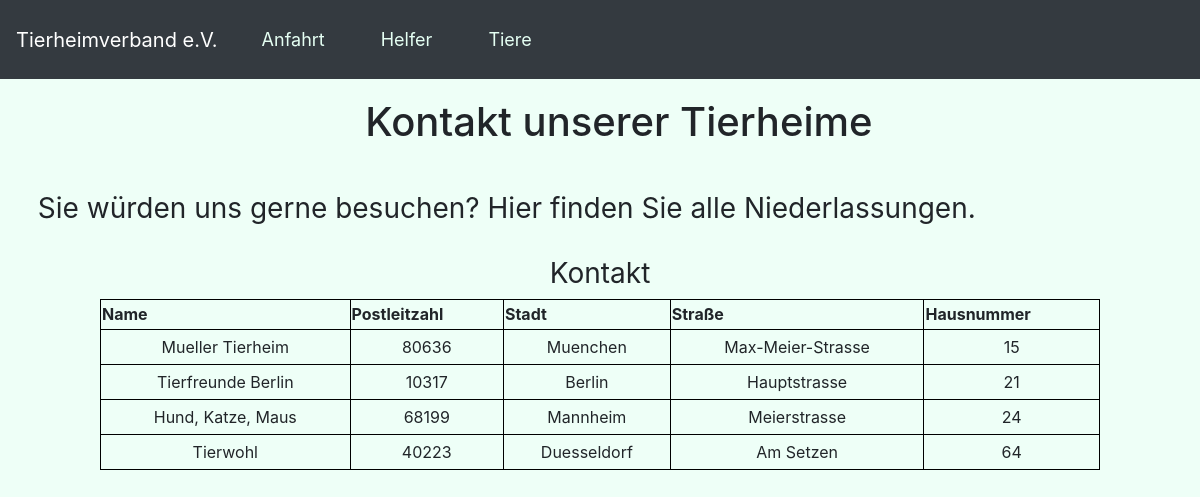
Page /UC1 on the committed database.
### database.py (models this page shows, shortened)
class Shelters(db.Model):
    id = db.Column(db.Integer, primary_key=True)
    shelter_name = db.Column(db.String(20), nullable=False)
    founded_at = db.Column(db.DateTime)
    manager = db.relationship('Managers', backref='shelters', lazy='dynamic',  cascade="all, delete-orphan")
    donation = db.relationship('Donations', backref='shelters', lazy='dynamic', )
    volunteer = db.relationship('Volunteers', backref='shelters', lazy='dynamic',   cascade="all, delete-orphan")
    animal = db.relationship('Animals', backref='shelters', lazy='dynamic',  cascade="all, delete-orphan")
    vet = db.Column(db.Integer, db.ForeignKey('vets.id'), nullable=True)
    address = db.Column(db.Integer, db.ForeignKey('addresses.id'), nullable=True)

class Addresses(db.Model):
    id = db.Column(db.Integer, primary_key=True)
    country_code = db.Column(db.String(2), nullable=False)
    zip_code = db.Column(db.String(10), nullable=False)
    city = db.Column(db.String(20), nullable=False)
    street = db.Column(db.String(20), nullable=False)
    number = db.Column(db.Integer, nullable=False)
    shelter = db.relationship('Shelters', backref='addresses', lazy='dynamic')
    vet = db.relationship('Vets', backref='addresses', lazy='dynamic')
    supplier = db.relationship('Suppliers', backref='addresses', lazy='dynamic')
    taker = db.relationship('Takers', backref='addresses', lazy='dynamic')

### database.py (the view)
@app.route('/UC1', methods=['POST', 'GET'])
def UC1():
    sql = text('select shelters.shelter_name, a.city,a.zip_code,a.street,a.number from shelters, addresses as a \
                where a.id == shelters.address')
    query = db.engine.execute(sql)
    result = [row for row in query]
    '''
    The select statement gets all the relevant information from the tabels shelters and addresses
    by querying the needed columens where the ID of addresses is equal
    to the forgein key written in shelters.addresses
    '''
    return render_template('UC1Anfahrt.html', places=result[:])

### templates/UC1Anfahrt.html (shortened to what this page needs)
{% extends 'base.html' %}
{% block head %}
<link rel="stylesheet" href="../static/css/UC1.css">
{% endblock %}
{% block body %}
<div style="padding-bottom: 15cm;">
    <div style="padding-left: 1cm; padding-top: .5cm;">
        <h1 style="text-align: center; padding-bottom: 1cm;">Kontakt unserer Tierheime</h1>
        <h3>Sie würden uns gerne besuchen? Hier finden Sie alle Niederlassungen.</h3><br>
    </div>
    <div class="content">
        <h3 style="text-align: center">Kontakt</h3>
        <table>
            <tr>
                <th>Name</th>
                <th>Postleitzahl</th>
                <th>Stadt</th>
                <th>Straße</th>
                <th>Hausnummer</th>
            </tr>
            {% for place in places %}
            <tr>
                <td>{{ place.shelter_name }}</td>
                <td>{{ place.zip_code }}</td>
                <td>{{ place.city }}</td>
                <td>{{ place.street }}</td>
                <td>{{ place.number }}</td>
            </tr>
            {% endfor %}
        </table>
    </div>
</div>
<br><br>
{% endblock %}

### templates/base.html (shortened to what this page needs)
<!DOCTYPE html>
<html lang="en">
    <head>
        <link rel="stylesheet" href="../static/css/main.css">
        <link rel="stylesheet" href="https://stackpath.bootstrapcdn.com/bootstrap/4.4.1/css/bootstrap.min.css">
        {% block head %}{% endblock %}
    </head>
    <body style="background-color: rgb(238, 255, 247);">
        {% block navbar %}
        <nav class="navbar navbar-fixed-top navbar-expand-sm navbar-dark bg-dark">
            <a href="/" class="navbar-brand">Tierheimverband e.V.</a>
            <div class="collapse navbar-collapse" id="navbarMenu">
                <ul class="navbar-nav">
                    <li class="nav-item"><a style="text-decoration: none; color: rgb(229,255,243); font-size: large;" class="nav-link" href="/UC1">Anfahrt</a></li>
                    <li class="nav-item"><a style="text-decoration: none; color: rgb(229,255,243); font-size: large;" class="nav-link" href="/UC2">Helfer</a></li>
                    <li class="nav-item"><a style="text-decoration: none; color: rgb(229,255,243); font-size: large;" class="nav-link" href="/UC3">Tiere</a></li>
                </ul>
            </div>
        </nav>
        {% endblock %}
        {%block body%}{% endblock %}
    </body>
</html>

### static/css/main.css (style rules this page uses)
body, html { margin: 0; font-family: 'Arial'; }
.content { margin: 0 auto; width: 1000px; }
table, td, th { text-align: "center"; border: 1px solid rgb(0, 0, 0); }
table { border-collapse: collapse; width: 100%; }
th { height: 30px; }
td { text-align: center; padding: 5px; }
li { color: black; float: left; position: relative; padding: 10px 20px; overflow: hidden; }
li::after { background-color: black; content: ""; width: 0; height: 5px; left: 0; bottom: 0; margin-left: 40%; margin-right: 40%; transition: width 0.35s ease 0s; position: absolute; }

### static/css/UC1.css (style rules this page uses)
li { color: white; float: left; position: relative; padding: 10px 20px; overflow: hidden; }
li::after { background-color: white; content: ""; width: 0; height: 5px; left: 0; bottom: 0; margin-left: 40%; margin-right: 40%; transition: width 0.35s ease 0s; position: absolute; }
ul { list-style: none; padding: 0; margin: 0; }
h3 { font-weight: normal; }

### rows in the picture
Shelters: shelter_name "Mueller Tierheim", zip_code "80636", city "Muenchen", street "Max-Meier-Strasse", number "15"
Shelters: shelter_name "Tierfreunde Berlin", zip_code "10317", city "Berlin", street "Hauptstrasse", number "21"
Shelters: shelter_name "Hund, Katze, Maus", zip_code "68199", city "Mannheim", street "Meierstrasse", number "24"
Shelters: shelter_name "Tierwohl", zip_code "40223", city "Duesseldorf", street "Am Setzen", number "64"
